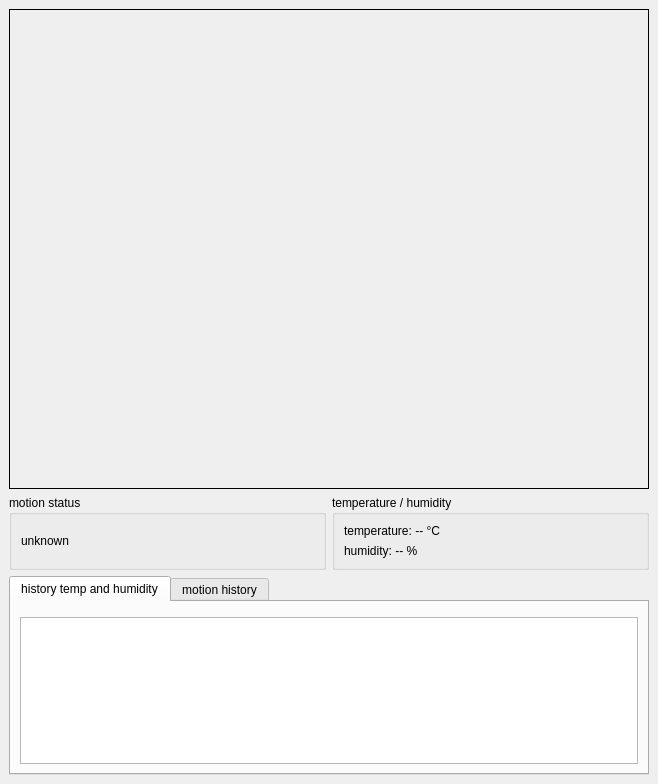
<?xml version="1.0" encoding="UTF-8"?>
<ui version="4.0">
 <class>MainWindow</class>
 <widget class="QMainWindow" name="MainWindow">
  <property name="geometry">
   <rect>
    <x>0</x>
    <y>0</y>
    <width>658</width>
    <height>784</height>
   </rect>
  </property>
  <property name="windowTitle">
   <string>Baby Monitor</string>
  </property>
  <widget class="QWidget" name="centralwidget">
   <layout class="QVBoxLayout" name="verticalLayout">
    <item>
     <widget class="QLabel" name="cameraLabel">
      <property name="minimumSize">
       <size>
        <width>640</width>
        <height>480</height>
       </size>
      </property>
      <property name="frameShape">
       <enum>QFrame::Box</enum>
      </property>
     </widget>
    </item>
    <item>
     <layout class="QHBoxLayout" name="infoLayout">
      <item>
       <widget class="QGroupBox" name="motionGroup">
        <property name="title">
         <string>motion status</string>
        </property>
        <layout class="QVBoxLayout" name="motionLayout">
         <item>
          <widget class="QLabel" name="motionStatusLabel">
           <property name="text">
            <string>unknown</string>
           </property>
          </widget>
         </item>
        </layout>
       </widget>
      </item>
      <item>
       <widget class="QGroupBox" name="thGroup">
        <property name="title">
         <string>temperature / humidity </string>
        </property>
        <layout class="QVBoxLayout" name="thLayout">
         <item>
          <widget class="QLabel" name="tempLabel">
           <property name="text">
            <string>temperature: -- °C</string>
           </property>
          </widget>
         </item>
         <item>
          <widget class="QLabel" name="humLabel">
           <property name="text">
            <string>humidity: -- %</string>
           </property>
          </widget>
         </item>
        </layout>
       </widget>
      </item>
     </layout>
    </item>
    <item>
     <widget class="QTabWidget" name="historyTabs">
      <property name="currentIndex">
       <number>0</number>
      </property>
      <widget class="QWidget" name="tempHumPage">
       <attribute name="title">
        <string>history temp and humidity</string>
       </attribute>
       <layout class="QVBoxLayout" name="thChartLayout">
        <item>
         <widget class="QtCharts::QChartView" name="thChartView" native="true"/>
        </item>
        <item>
         <widget class="QChartView" name="graphicsView"/>
        </item>
       </layout>
      </widget>
      <widget class="QWidget" name="motionPage">
       <attribute name="title">
        <string>motion history</string>
       </attribute>
       <layout class="QVBoxLayout" name="motionChartLayout">
        <item>
         <widget class="QtCharts::QChartView" name="motionChartView" native="true"/>
        </item>
        <item>
         <widget class="QChartView" name="graphicsView_2"/>
        </item>
       </layout>
      </widget>
     </widget>
    </item>
   </layout>
  </widget>
 </widget>
 <customwidgets>
  <customwidget>
   <class>QtCharts::QChartView</class>
   <extends>QWidget</extends>
   <header location="global">QtCharts/QChartView</header>
  </customwidget>
  <customwidget>
   <class>QChartView</class>
   <extends>QGraphicsView</extends>
   <header>qchartview.h</header>
  </customwidget>
 </customwidgets>
 <resources/>
 <connections/>
</ui>
